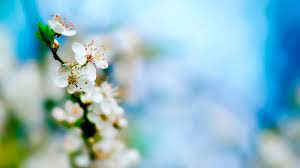
#> input picture session(02)/images.jpg, 300 x 168 px, found by its file name
$ python main.py
#> lines starting #> are read from the running program, lines starting #| are printed output that depends on the picture
import cv2

my_image=cv2.imread("D:\python\image_processing\session(02)\images.jpg")
#> my_image is the input picture: shape (168, 300, 3); mean B, G, R 201.1, 188.2, 142.2
my_image=cv2.cvtColor(my_image,cv2.COLOR_BGR2GRAY)
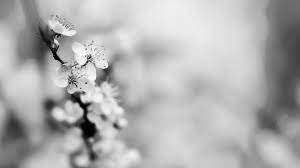
#> my_image: shape (168, 300); min 0, max 254, mean 175.9

threshold=100
my_image[my_image>threshold]=255
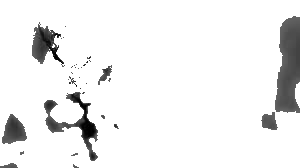
#> my_image: shape (168, 300); min 0, max 255, mean 238.4
my_image[my_image<=threshold]=0

cv2.rectangle(my_image,(30,35),(350,410),128,4)
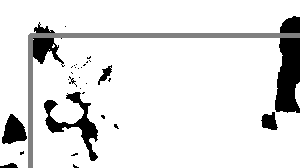
#> my_image: shape (168, 300); min 0, max 255, mean 227.7

cv2.imshow("chess board",my_image)
cv2.waitKey()
